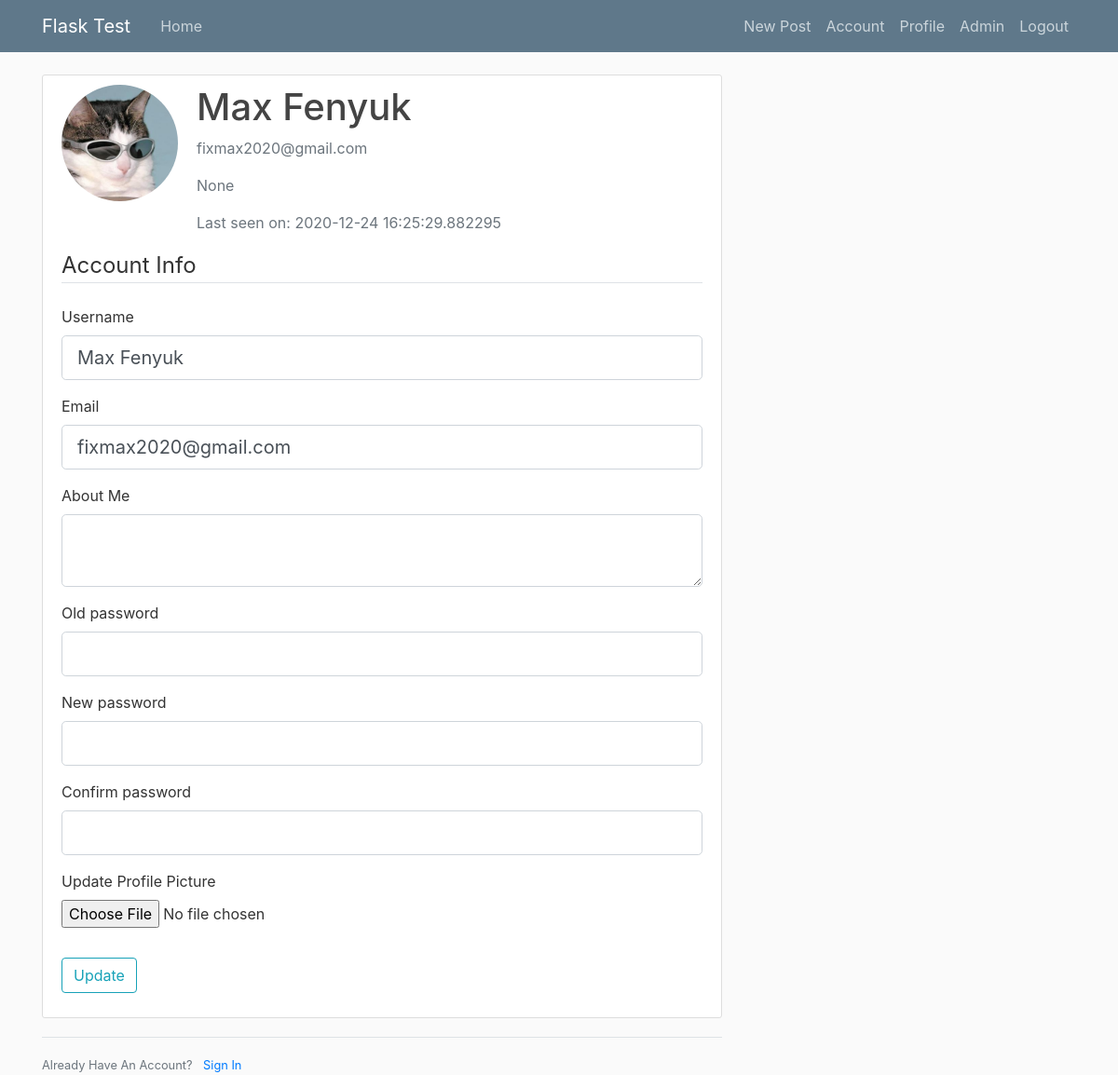
Page /account (signed in) on the committed database.
### flaskblog/models.py (models this page shows, shortened)
class User(db.Model, UserMixin):
	id = db.Column(db. Integer, primary_key=True)
	username = db.Column(db.String(20), unique=True, nullable=False)
	email = db.Column(db.String(120), unique=True, nullable=False)
	image_file = db.Column(db.String(20), nullable=False, default='default.png')
	password = db.Column(db.String(60), nullable=False)
	posts = db.relationship( 'Post', backref='author', lazy=True)
	about_me = db.Column(db.String(140))
	last_seen = db.Column(db.DateTime, default=datetime.utcnow)
	admin = db.Column(db.Boolean())
	notes = db.Column(db.UnicodeText)

### flaskblog/routes.py (the view)
@app.route("/account", methods=['GET', 'POST'])
@login_required
def account():
	form = UpdateAccountForm()
	if form.validate_on_submit():
		if form.picture.data:
			picture_file = save_picture(form.picture.data)
			current_user.image_file = picture_file
		current_user.username = form.username.data
		current_user.email = form.email.data
		current_user.about_me = form.about_me.data
		if bcrypt.check_password_hash(current_user.password, form.old_pass.data):
			hashed_password = bcrypt.generate_password_hash(form.new_pass.data).decode('utf-8')
			current_user.password = hashed_password
		else:
			flash('Old password is wrong!', 'danger')
			return redirect('account')
		db.session.commit()
		flash('Your account has been updated!', 'success')
		return redirect(url_for('account'))
	elif request.method == 'GET':
		form.username.data = current_user.username
		form.email.data = current_user.email
		form.about_me.data = current_user.about_me
	image_file = url_for('static', filename='profile_pics/' + current_user.image_file)
	return render_template('account.html', title='Account', image_file=image_file, form=form)

### flaskblog/forms.py (shortened to what this page needs)
class UpdateAccountForm(FlaskForm):
	username = StringField('Username', validators=[DataRequired(), Length(min=2, max=20)])
	email = StringField('Email', validators=[DataRequired(), Email()])
	about_me = TextAreaField('About Me')
	picture = FileField('Update Profile Picture', validators=[FileAllowed(['jpg', 'png'])])
	old_pass = PasswordField('Old password', validators=[DataRequired()])
	new_pass = PasswordField('New password', validators=[DataRequired()])
	confirm_pass = PasswordField('Confirm password', validators=[DataRequired(), EqualTo('new_pass')])
	submit = SubmitField('Update')

### flaskblog/models.py (called while the page is built)
@login_manager.user_loader
def load_user(user_id):
	return User.query.get(int(user_id))

### flaskblog/routes.py (called while the page is built)
@app.before_request
def before_request():
    if current_user.is_authenticated:
        current_user.last_seen = datetime.utcnow()
        db.session.commit()

### flaskblog/templates/account.html (shortened to what this page needs)
{% extends "layout.html" %}
{% block content %}
    <div class="content-section">
    	<div class="media">
    		<img class="rounded-circle account-img" src="{{ image_file }}">
    		<div class="media-body">
    			<h2 class="account-heading">{{ current_user.username }}</h2>
    			<p class="text-secondary">{{ current_user.email }}</p>
                <p class="text-secondary">{{ current_user.about_me }}</p>
                <p class="text-secondary">Last seen on: {{ current_user.last_seen }}</p>
    		</div>
    	</div>
        <form method="POST" action="" enctype="multipart/form-data">
            <fieldset class="form-group">
                <legend class="border-bottom mb-4">Account Info</legend>
                <div class="form-group">
                    {{ form.username.label(class="form-control-label") }}
                    {% if form.username.errors %}
                        {{ form.username(class="form-control form-control-lg is-invalid") }}
                        <div class="invalid-feedback">
                            {% for error in form.username.errors %}
                                <span>{{ error }}</span>
                            {% endfor %}
                        </div>
                    {% else %}
                        {{ form.username(class="form-control form-control-lg") }}
                    {% endif %}
                </div>
                <div class="form-group">
                    {{ form.email.label(class="form-control-label") }}
                    {% if form.email.errors %}
                        {{ form.email(class="form-control form-control-lg is-invalid") }}
                        <div class="invalid-feedback">
                            {% for error in form.email.errors %}
                                <span>{{ error }}</span>
                            {% endfor %}
                        </div>
                    {% else %}
                        {{ form.email(class="form-control form-control-lg") }}
                    {% endif %}
                </div>
                <div class="form-group">
                    {{ form.about_me.label(class="form-control-label") }}
                    {% if form.about_me.errors %}
                        {{ form.about_me(class="form-control form-control-lg is-invalid") }}
                        <div class="invalid-feedback">
                            {% for error in form.about_me.errors %}
                                <span>{{ error }}</span>
                            {% endfor %}
                        </div>
                    {% else %}
                        {{ form.about_me(class="form-control form-control-lg") }}
                    {% endif %}
                </div>
                <div class="form-group">
                    {{ form.old_pass.label(class="form-control-label") }}
                    {% if form.old_pass.errors %}
                        {{ form.old_pass(class="form-control form-control-lg is-invalid") }}
                        <div class="invalid-feedback">
                            {% for error in form.old_pass.errors %}
                                <span>{{ error }}</span>
                            {% endfor %}
                        </div>
                    {% else %}
                        {{ form.old_pass(class="form-control form-control-lg") }}
                    {% endif %}
                </div>
                <div class="form-group">
                    {{ form.new_pass.label(class="form-control-label") }}
                    {% if form.new_pass.errors %}
                        {{ form.new_pass(class="form-control form-control-lg is-invalid") }}
                        <div class="invalid-feedback">
                            {% for error in form.new_pass.errors %}
                                <span>{{ error }}</span>
                            {% endfor %}
                        </div>
                    {% else %}
                        {{ form.new_pass(class="form-control form-control-lg") }}
                    {% endif %}
                </div>
                <div class="form-group">
                    {{ form.confirm_pass.label(class="form-control-label") }}
                    {% if form.confirm_pass.errors %}
                        {{ form.confirm_pass(class="form-control form-control-lg is-invalid") }}
                        <div class="invalid-feedback">
                            {% for error in form.confirm_pass.errors %}
                                <span>{{ error }}</span>
                            {% endfor %}
                        </div>
                    {% else %}
                        {{ form.confirm_pass(class="form-control form-control-lg") }}
                    {% endif %}
                </div>
                <div class="form-group">
                	{{ form.picture.label() }}
                	{{ form.picture(class="form-control-file") }}
                </div>
            </fieldset>
            <div class="form-group">
                {{ form.submit(class="btn btn-outline-info") }}
            </div>
        </form>
    </div>
    <div class="border-top pt-3">
        <small class="text-muted">
            Already Have An Account? <a class="ml-2" href="{{ url_for('login') }}">Sign In</a>
        </small>
    </div>
{% endblock content %}

### flaskblog/static/main.css (style rules this page uses)
body { background: #fafafa; color: #333333; margin-top: 5rem; }
h1, h2, h3, h4, h5, h6 { color: #444444; }
.content-section { background: #ffffff; padding: 10px 20px; border: 1px solid #dddddd; border-radius: 3px; margin-bottom: 20px; }
.account-img { height: 125px; width: 125px; margin-right: 20px; margin-bottom: 16px; }
.account-heading { font-size: 2.5rem; }

### rows in the picture
User: username "Max Fenyuk", email "fixmax2020@gmail.com", about_me "None", last_seen "2020-12-24 16:25:29.882295"
